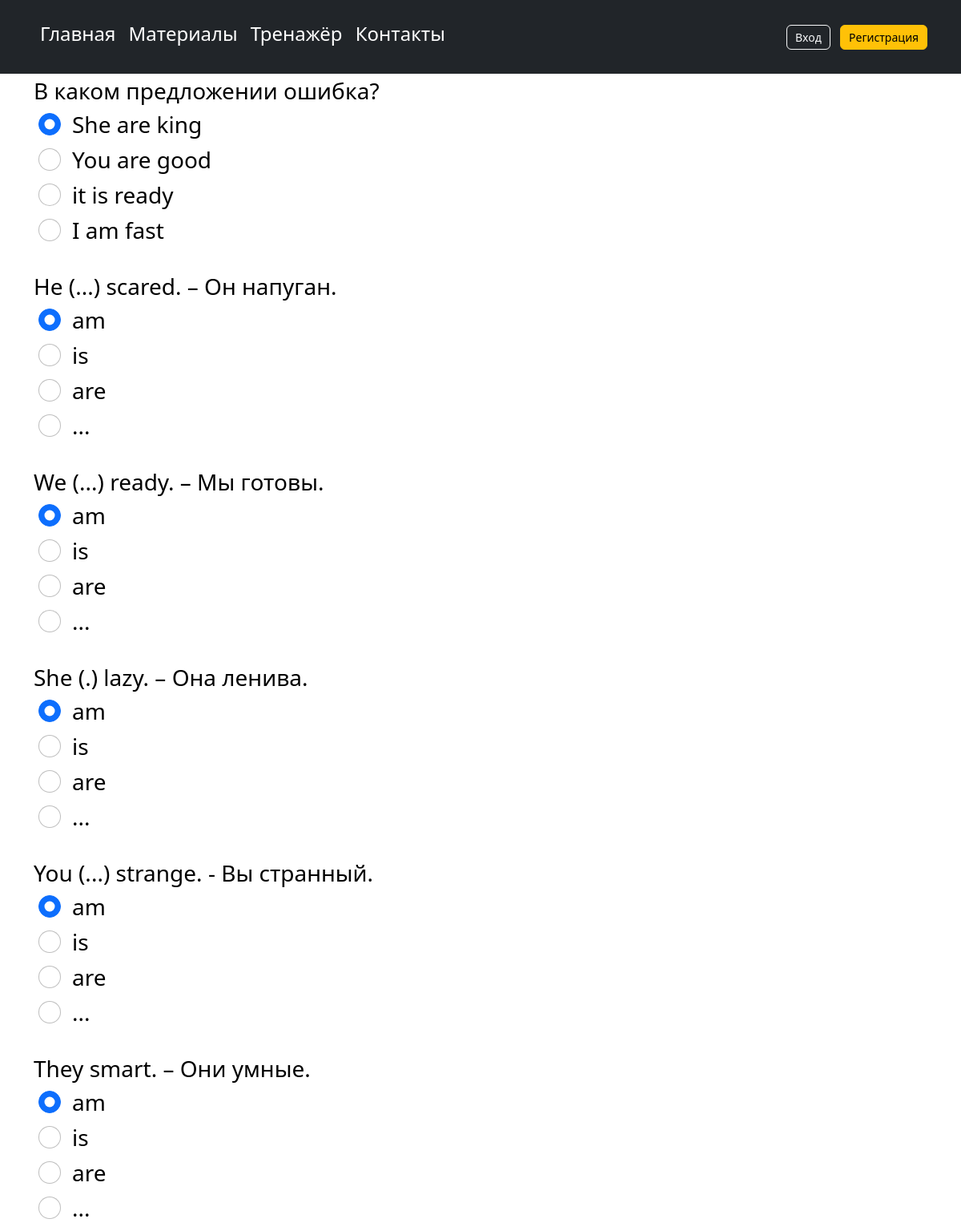
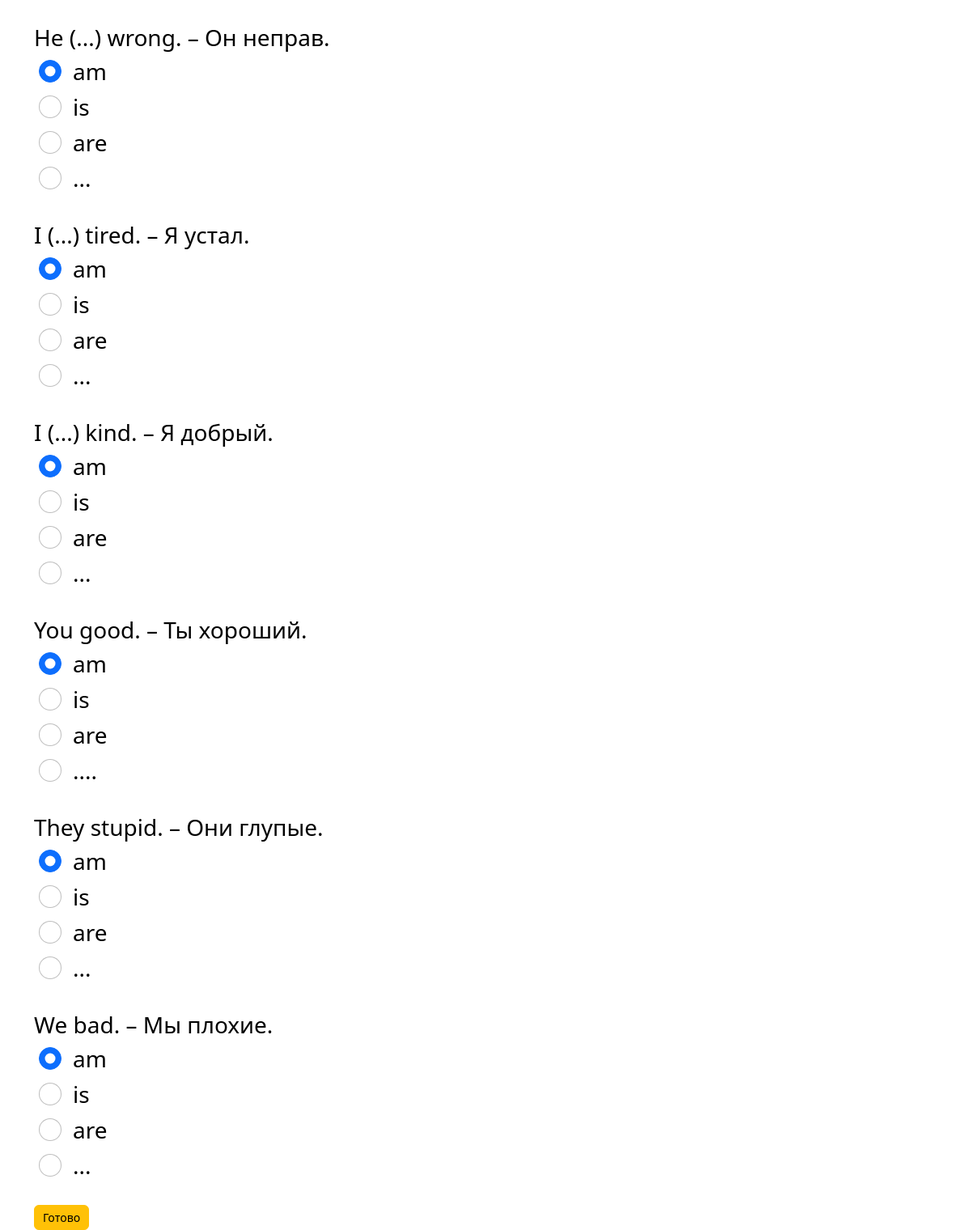
/quiz/test1/, run on the app's committed database (2 pictures, top to bottom).
### quiz/models.py (models this page shows, shortened)
class QuesModel(models.Model):
    question = models.CharField(max_length=200,null=True)
    typeq = models.CharField(max_length=200, null=True)
    op1 = models.CharField(max_length=200,null=True)
    op2 = models.CharField(max_length=200,null=True)
    op3 = models.CharField(max_length=200,null=True)
    op4 = models.CharField(max_length=200,null=True)
    ans = models.CharField(max_length=200,null=True)

### quiz/views.py (the view)
# urls.py: path('test1/', views.test1, name='test1'),
def test1(request):
    typeq = '1'
    if request.method == 'POST':
        print(request.POST)
        questions=QuesModel.objects.all()
        score=0
        wrong=0
        correct=0
        total=0
        for q in questions:
            if  (q.typeq) == typeq:
                total+=1
                print(request.POST.get(q.question))
                print(q.ans)
                print()
                if q.ans ==  request.POST.get(q.question):
                    score+=10
                    correct+=1
                else:
                    wrong+=1
        percent = score/(total*10) *100
        context = {
            'score': score,
            'correct': correct,
            'wrong': wrong,
            'percent': percent,
            'total': total
        }
        return render(request,'quiz/result.html',context)
    else:
        questions=QuesModel.objects.all()
        context = {
            'questions':questions,
            'typeq': typeq
        }
        return render(request,'quiz/test1.html',context)

### quiz/templates/quiz/test1.html (shortened to what this page needs)
{% extends 'main/layout.html' %}
{% block content %}
{% load static %}
<div class="container ">
 <form method='POST' action=''>
    {% for q  in questions%}
     {% if q.typeq == typeq %}
    <div class="form-group">
      <label for="question">{{q.question}}</label>
    </div>
    <div class="form-check">
        <div class="form-check">
            <input class="form-check-input" type="radio" name="{{q.question}}" id="gridRadios1" value="option1" checked>
            <label class="form-check-label" for="gridRadios1">
                {{q.op1}}
            </label>
        </div>
        <div class="form-check ">
            <input class="form-check-input" type="radio" name="{{q.question}}" id="gridRadios2" value="option2">
            <label class="form-check-label" for="gridRadios2">
                {{q.op2}}
            </label>
        </div>
        <div class="form-check">
            <input class="form-check-input" type="radio" name="{{q.question}}" id="gridRadios1" value="option3">
            <label class="form-check-label" for="gridRadios1">
                {{q.op3}}
            </label>
        </div>
        <div class="form-check">
            <input class="form-check-input" type="radio" name="{{q.question}}" id="gridRadios2" value="option4">
            <label class="form-check-label" for="gridRadios2">
                {{q.op4}}
            </label>
        </div>
        <br>
    </div>
     {% endif%}
    {% endfor %}
    <button type="submit" class="btn btn-warning">Готово</button>
  </form>
</div>
{% endblock %}

### main/templates/main/layout.html (shortened to what this page needs)
{% load static%}
<!doctype html>
<html lang="en">
<head>
    <link rel="stylesheet" href="https://cdn.jsdelivr.net/npm/bootstrap@5.2.3/dist/css/bootstrap.min.css">
    <link rel="stylesheet" href="https://use.fontawesome.com/releases/v5.8.2/css/all.css">
    <link rel="stylesheet" href="{% static 'main/css/main.css' %}">
</head>
<body>
  <header class="p-3 text-bg-dark">
    <div class="container">
      <div class="d-flex flex-wrap align-items-center justify-content-center justify-content-lg-start">
        <ul class="nav col-12 col-lg-auto me-lg-auto mb-2 justify-content-center mb-md-1000">
          <li><a href="{% url 'home' %}" class="nav-link px-2 ">Главная</a></li>
          <li><a href="{% url 'materials' %}" class="nav-link px-2 ">Материалы</a></li>
          <li><a href="{% url 'testmanager' %}" class="nav-link px-2 ">Тренажёр</a></li>
          <li><a href="{% url 'about' %}" class="nav-link px-2 ">Контакты</a></li>
        </ul>
        <div class="text-end">
        {% if user.is_authenticated %}
        <a href="{% url 'profile' %}"> <button type="button" class="btn btn-outline-light me-2">{{request.user}}</button></a>
        {% else %}
        <a href="{% url 'login' %}"> <button type="button" class="btn btn-outline-light me-2">Вход</button></a>
        <a href="{% url 'reg' %}"> <button type="button" class="btn btn-warning">Регистрация</button></a>
        {% endif %}
      </div>
    </div>
  </header>
    <main>
        {% block content %}
        {% endblock %}
    </main>
</body>
</html>

### main/static/main/css/main.css (style rules this page uses)
.nav-link { font-size: 24px; transform: scale(1); transition: transform 0.5s ease; color: #fff; }
.form-group label, .form-check label, .form-check-input { font-size: 28px; color: black; }
.btn { font-size: 20px; }
.btn { font-size: 14px; padding: 4px 10px; }

### quiz/templates/quiz/test1.html (style rules this page uses)
.nav-link { font-size: 24px; transform: scale(1); transition: transform 0.5s ease; color: #fff; }

### data on the page
QuesModel: question "В каком предложении ошибка?", op1 "She are king", op2 "You are good", op3 "it is ready", op4 "I am fast"
QuesModel: question "He (...) scared. – Он напуган.", op1 "am", op2 "is", op3 "are", op4 "..."
QuesModel: question "We (...) ready. – Мы готовы.", op1 "am", op2 "is", op3 "are", op4 "..."
QuesModel: question "She (.) lazy. – Она ленива.", op1 "am", op2 "is", op3 "are", op4 "..."
QuesModel: question "You (...) strange. - Вы странный.", op1 "am", op2 "is", op3 "are", op4 "..."
QuesModel: question "They smart. – Они умные.", op1 "am", op2 "is", op3 "are", op4 "..."
QuesModel: question "He (...) wrong. – Он неправ.", op1 "am", op2 "is", op3 "are", op4 "..."
QuesModel: question "I (...) tired. – Я устал.", op1 "am", op2 "is", op3 "are", op4 "..."
QuesModel: question "I (...) kind. – Я добрый.", op1 "am", op2 "is", op3 "are", op4 "..."
QuesModel: question "You good. – Ты хороший.", op1 "am", op2 "is", op3 "are", op4 "...."
QuesModel: question "They stupid. – Они глупые.", op1 "am", op2 "is", op3 "are", op4 "..."
QuesModel: question "We bad. – Мы плохие.", op1 "am", op2 "is", op3 "are", op4 "..."
